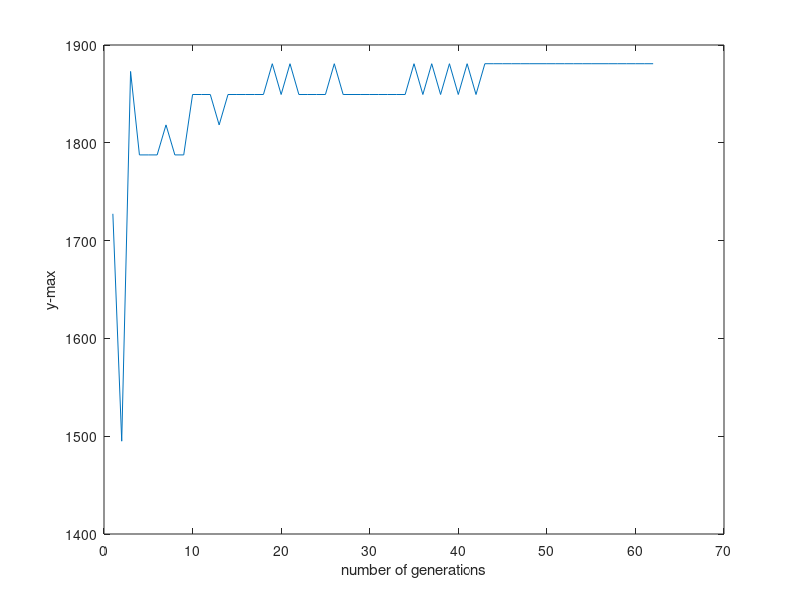
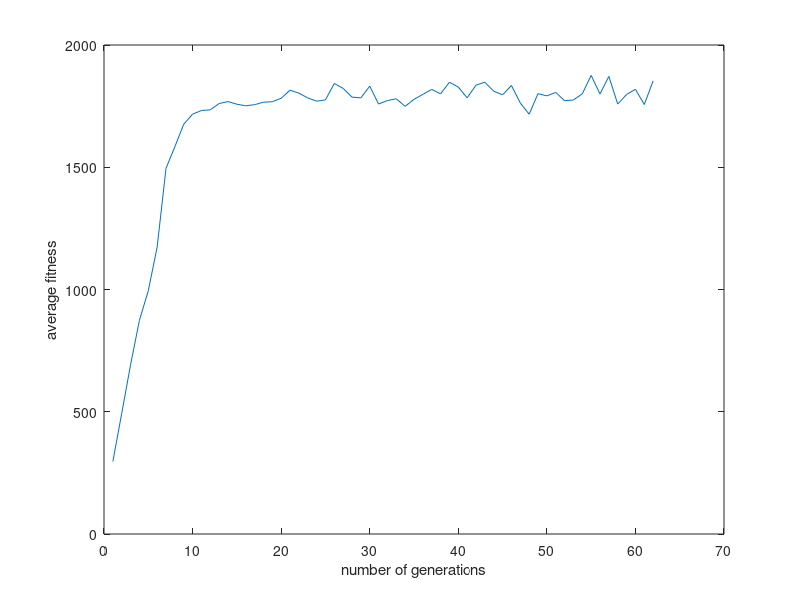

Recreate these plots in MATLAB, in order.

close all;
%%MAXIMUM
%FITNESS FUNCTION:
ff=inline('4*x.^4 - 5*x.^3 + exp(-2.*x) - 7.*sin(x) - 3.*cos(x)');

n=500;%max number of generations1
popsize=40; %kich thuoc quan the
mutrate=0.01; %ti le dot bien
nbits=10; %so luong bit ma hoa

%Khoi tao quan the
popul=round(rand(popsize,nbits));
%tao mang theo doi gia tri max o tung the he
best=zeros;
%tao mang theo doi gia tri x tai gia tri max o tung the he
best_x = zeros;

avg_fitness=zeros; %finess trung binh tung the he
buffer = zeros(1,20); %bo nho tam luu max 20 the he gan nhat
deviation = zeros; %do lech chuan tung the he
f_tmp = zeros(1,popsize/2); %bo nho tam luu 1/2 quan the sau chon loc

%EVOLUTION
iter=0;
while iter<n
 iter=iter+1;
%Giai ma binary => real
pop_dec= (bi2de(popul))*5.0/1023.0;
%Tinh toan gia tri cua ham so
f=feval(ff,pop_dec');
%Sap xep gia tri cua ham so theo thu tu giam dan
[f,ind]=sort(f, 'descend');
%Sap xep lai quan the theo thu tu cua ham so
% => thuc hien chon loc, bo 1/2 quan the phia sau
popul=popul(ind,:);
pop_dec= (bi2de(popul))*5.0/1023.0;

avg_fitness(iter)=sum(f)/popsize; %Fitness trung binh cua quan the
best(iter)=f(1); %gia tri max tai moi the he
best_x(iter) = pop_dec(1); %gia tri x ung voi max 

%Selection of parents:
%chon dad & mom tu 1->20 phan tu tot dau tien cua quan the
% 1 cach ngau nhien
dad = round((rand(1,popsize/2))*19)+1;
mom = round((rand(1,popsize/2))*19)+1;

xp=7; %so bit giao phoi
%Lay cua dad tu 1->xp bit + mom tu xp+1-> nbits
popul(1:2:popsize,:)=[popul(dad,1:xp)...
popul(mom,xp+1:nbits)];
popul(2:2:popsize,:)=[popul(mom,1:xp)...
popul(dad,xp+1:nbits)];

%tim sai so cua max trong 20 chu ki gan nhat
if iter>=20
    buffer = best(1,iter-19:1:iter);
    deviation(iter-19) = std(buffer,0,2);
    clear std;
    if deviation(iter-19)<0.001
    max = best(iter)
    x = best_x(iter)
    break
    end
end

%Dot bien
nmut=ceil(popsize*nbits*mutrate);
for i=1:nmut
 col=randi(nbits);
 row=randi(popsize);
 if popul(row,col)==1
 popul(row,col)=0;
 else
 popul(row,col)=1;
 end 
end
end

%Quan sat gia tri max qua moi the he
figure
t=1:iter;
plot(t,best)
xlabel('number of generations');
ylabel('y-max');
%Quan sat fitness trung binh qua moi the he
figure
plot(t,avg_fitness)
xlabel('number of generations');
ylabel('average fitness');
